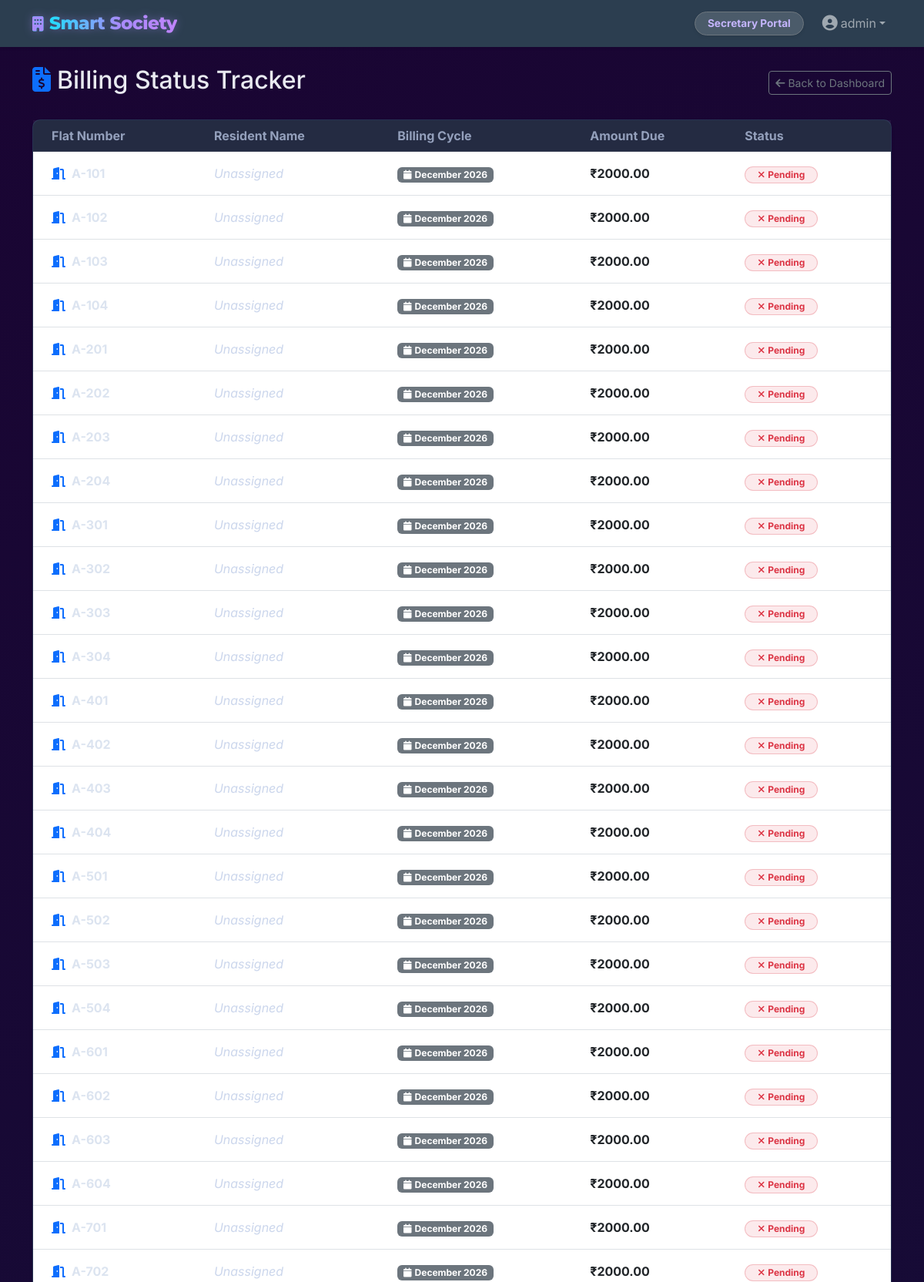
The page /billing/status/ (signed in, upper part) on the database its author committed.
### accounts/models.py (models this page shows, shortened)
class CustomUser(AbstractUser):
    role = models.CharField(max_length=15, choices=Role.choices, default=Role.RESIDENT)
    phone = models.CharField(max_length=15, blank=True, null=True)
    profile_photo = models.ImageField(upload_to='profile_photos/', blank=True, null=True)
    is_on_duty = models.BooleanField(default=False, help_text="Designates whether this staff member is currently working.")
    flat = models.ForeignKey('core.Flat', on_delete=models.SET_NULL, null=True, blank=True, related_name='residents')
    def is_secretary(self):
        return self.role == Role.SECRETARY

### billing/models.py (models this page shows, shortened)
class MaintenanceBill(models.Model):
    flat = models.ForeignKey(Flat, on_delete=models.CASCADE, related_name='bills')
    month = models.CharField(max_length=20)
    year = models.IntegerField()
    amount = models.DecimalField(max_digits=10, decimal_places=2)
    due_date = models.DateField()
    late_fine = models.DecimalField(max_digits=10, decimal_places=2, default=0.00)
    is_paid = models.BooleanField(default=False)
    class Meta:
        unique_together = ('flat', 'month', 'year')

### core/models.py (models this page shows, shortened)
class Flat(models.Model):
    wing = models.ForeignKey(Wing, on_delete=models.CASCADE, related_name="flats")
    number = models.CharField(max_length=10, help_text="e.g., 101, 102")
    class Meta:
        unique_together = ('wing', 'number')
    def __str__(self):
        return f"{self.wing.name}-{self.number}"

class Wing(models.Model):
    name = models.CharField(max_length=10, unique=True, help_text="e.g., A, B, C")

### billing/views.py (the view)
# urls.py: path('status/', views.billing_status, name='billing_status'),
@login_required
def billing_status(request):
    user = request.user
    if not hasattr(user, 'is_secretary') or not user.is_secretary():
        messages.error(request, "Access denied. Only secretaries can view this page.")
        return redirect('dashboard')
    bills = MaintenanceBill.objects.all().select_related('flat', 'flat__wing').order_by('-year', '-month', 'flat__wing__name', 'flat__number')
    return render(request, 'billing/status.html', {'bills': bills})

### templates/billing/status.html (shortened to what this page needs)
{% extends 'base.html' %}
{% block content %}
<div class="d-flex justify-content-between align-items-center mb-4">
    <h2><i class="fa-solid fa-file-invoice-dollar text-primary me-2"></i>Billing Status Tracker</h2>
    <a href="{% url 'dashboard' %}" class="btn btn-outline-secondary btn-sm"><i class="fa-solid fa-arrow-left me-1"></i>Back to Dashboard</a>
</div>
<div class="card shadow-sm border-0 border-top border-primary border-4">
    <div class="card-body p-0">
        <div class="table-responsive">
            <table class="table table-hover align-middle mb-0">
                <thead class="table-light">
                    <tr>
                        <th scope="col" class="ps-4">Flat Number</th>
                        <th scope="col">Resident Name</th>
                        <th scope="col">Billing Cycle</th>
                        <th scope="col">Amount Due</th>
                        <th scope="col">Status</th>
                    </tr>
                </thead>
                <tbody>
                    {% for bill in bills %}
                    <tr>
                        <td class="ps-4 py-3 fw-bold text-dark"><i class="fa-solid fa-door-open text-primary me-2"></i>{{ bill.flat }}</td>
                        <td>
                            {% if bill.flat.residents.all %}
                                {% for res in bill.flat.residents.all %}
                                    <div class="mb-1">{{ res.get_full_name|default:res.username }}</div>
                                {% endfor %}
                            {% else %}
                                <span class="text-muted fst-italic">Unassigned</span>
                            {% endif %}
                        </td>
                        <td>
                            <span class="badge bg-secondary"><i class="fa-solid fa-calendar me-1"></i>{{ bill.month }} {{ bill.year }}</span>
                        </td>
                        <td class="fw-bold">
                            ₹{{ bill.amount }}
                        </td>
                        <td>
                            {% if bill.is_paid %}
                                <span class="badge bg-success bg-opacity-10 text-success border border-success border-opacity-25 rounded-pill px-3 py-1"><i class="fa-solid fa-check me-1"></i>Paid</span>
                            {% else %}
                                <span class="badge bg-danger bg-opacity-10 text-danger border border-danger border-opacity-25 rounded-pill px-3 py-1"><i class="fa-solid fa-times me-1"></i>Pending</span>
                            {% endif %}
                        </td>
                    </tr>
                    {% endfor %}
                </tbody>
            </table>
        </div>
    </div>
</div>
{% endblock %}

### templates/base.html (shortened to what this page needs)
{% load static %}
<!DOCTYPE html>
<html lang="en">
<head>
    <link href="https://cdn.jsdelivr.net/npm/bootstrap@5.3.0/dist/css/bootstrap.min.css" rel="stylesheet">
    <link href="{% static 'css/style.css' %}?v=10" rel="stylesheet">
    <link rel="stylesheet" href="https://cdnjs.cloudflare.com/ajax/libs/font-awesome/6.4.0/css/all.min.css">
</head>
<body class="d-flex flex-column min-vh-100">
    <nav class="navbar navbar-expand-lg navbar-dark bg-primary sticky-top shadow-sm">
        <div class="container d-flex justify-content-between align-items-center">
            <a class="navbar-brand brand-logo" href="/"><i class="fa-solid fa-building me-2" style="font-size:1.2rem; -webkit-text-fill-color: #a78bfa;"></i>Smart Society</a>
            <div class="collapse navbar-collapse" id="navbarNav">
                <ul class="navbar-nav ms-auto align-items-center">
                    {% if user.is_authenticated %}
                        <li class="nav-item me-3">
                            <span class="badge bg-light text-primary rounded-pill py-2 px-3 shadow-sm border border-secondary" style="font-size: 0.85rem;">
                                {{ user.get_role_display }} Portal
                            </span>
                        </li>
                        <li class="nav-item dropdown">
                            <a class="nav-link dropdown-toggle d-flex align-items-center" href="#" id="navbarDropdown" role="button" data-bs-toggle="dropdown" aria-expanded="false">
                                {% if user.profile_photo %}
                                    <img src="{{ user.profile_photo.url }}" alt="Profile" class="rounded-circle me-2" style="width: 30px; height: 30px; object-fit: cover;">
                                {% else %}
                                    <i class="fa-solid fa-user-circle me-1 fs-5"></i>
                                {% endif %}
                                {{ user.username }}
                            </a>
                        </li>
                    {% else %}
                        <li class="nav-item">
                            <a class="nav-link" href="{% url 'landing' %}">Login / Sign Up</a>
                        </li>
                    {% endif %}
                </ul>
            </div>
        </div>
    </nav>
    <div class="container my-4 flex-grow-1">
        {% block content %}
        {% endblock %}
    </div>
</body>
</html>

### static/css/style.css (style rules this page uses)
body { font-family: 'Inter', sans-serif; background: linear-gradient(160deg, #1a0533 0%, #0d1b3e 100%) !important; background-attachment: fixed !important; min-height: 100vh; color: #e8eaf0; }
.bg-primary { background-color: #2c3e50 !important; }
.brand-logo { font-family: 'Montserrat', sans-serif; font-weight: 800; font-size: 1.45rem; letter-spacing: -0.5px; background: linear-gradient(90deg, #00f2fe 0%, #a78bfa 60%, #c084fc 100%); -webkit-background-clip: text; -webkit-text-fill-color: transparent; background-clip: text; filter: drop-shadow(0 0 6px rgba(167,139,250,0.4)); }
.card { border: none; border-radius: 10px; background: #182038; box-shadow: 0 4px 24px rgba(0, 0, 0, 0.5); transition: transform 0.2s; color: #e8eaf0; }
.text-dark { color: #dce4f0 !important; }
.text-muted { color: rgba(185, 200, 230, 0.75) !important; }
h1, h2, h3, h4, h5, h6 { color: #e8eaf0; }
p, span, small, li, td, th, label { color: #cdd6e8; }
.card { background: #182038 !important; border: 1px solid rgba(100, 130, 200, 0.18) !important; }
.table { color: #cdd6e8; }
.table thead th { color: rgba(185, 200, 230, 0.75); background: rgba(255,255,255,0.05) !important; border-bottom: 1px solid rgba(255,255,255,0.1); }
.badge.bg-light { background: rgba(255,255,255,0.15) !important; color: #c4b5fd !important; }

### rows shown on the page
CustomUser: role "Secretary", username "admin"
MaintenanceBill: flat "A-101", shows "Unassigned", month "December", year "2026", amount "2000.00", is_paid False (drawn)
MaintenanceBill: flat "A-102", shows "Unassigned", month "December", year "2026", amount "2000.00", is_paid False (drawn)
MaintenanceBill: flat "A-103", shows "Unassigned", month "December", year "2026", amount "2000.00", is_paid False (drawn)
MaintenanceBill: flat "A-104", shows "Unassigned", month "December", year "2026", amount "2000.00", is_paid False (drawn)
MaintenanceBill: flat "A-201", shows "Unassigned", month "December", year "2026", amount "2000.00", is_paid False (drawn)
MaintenanceBill: flat "A-202", shows "Unassigned", month "December", year "2026", amount "2000.00", is_paid False (drawn)
MaintenanceBill: flat "A-203", shows "Unassigned", month "December", year "2026", amount "2000.00", is_paid False (drawn)
MaintenanceBill: flat "A-204", shows "Unassigned", month "December", year "2026", amount "2000.00", is_paid False (drawn)
MaintenanceBill: flat "A-301", shows "Unassigned", month "December", year "2026", amount "2000.00", is_paid False (drawn)
MaintenanceBill: flat "A-302", shows "Unassigned", month "December", year "2026", amount "2000.00", is_paid False (drawn)
MaintenanceBill: flat "A-303", shows "Unassigned", month "December", year "2026", amount "2000.00", is_paid False (drawn)
MaintenanceBill: flat "A-304", shows "Unassigned", month "December", year "2026", amount "2000.00", is_paid False (drawn)
MaintenanceBill: flat "A-401", shows "Unassigned", month "December", year "2026", amount "2000.00", is_paid False (drawn)
MaintenanceBill: flat "A-402", shows "Unassigned", month "December", year "2026", amount "2000.00", is_paid False (drawn)
MaintenanceBill: flat "A-403", shows "Unassigned", month "December", year "2026", amount "2000.00", is_paid False (drawn)
MaintenanceBill: flat "A-404", shows "Unassigned", month "December", year "2026", amount "2000.00", is_paid False (drawn)
MaintenanceBill: flat "A-501", shows "Unassigned", month "December", year "2026", amount "2000.00", is_paid False (drawn)
MaintenanceBill: flat "A-502", shows "Unassigned", month "December", year "2026", amount "2000.00", is_paid False (drawn)
MaintenanceBill: flat "A-503", shows "Unassigned", month "December", year "2026", amount "2000.00", is_paid False (drawn)
MaintenanceBill: flat "A-504", shows "Unassigned", month "December", year "2026", amount "2000.00", is_paid False (drawn)
MaintenanceBill: flat "A-601", shows "Unassigned", month "December", year "2026", amount "2000.00", is_paid False (drawn)
MaintenanceBill: flat "A-602", shows "Unassigned", month "December", year "2026", amount "2000.00", is_paid False (drawn)
MaintenanceBill: flat "A-603", shows "Unassigned", month "December", year "2026", amount "2000.00", is_paid False (drawn)
MaintenanceBill: flat "A-604", shows "Unassigned", month "December", year "2026", amount "2000.00", is_paid False (drawn)
MaintenanceBill: flat "A-701", shows "Unassigned", month "December", year "2026", amount "2000.00", is_paid False (drawn)
MaintenanceBill: flat "A-702", shows "Unassigned", month "December", year "2026", amount "2000.00", is_paid False (drawn)
